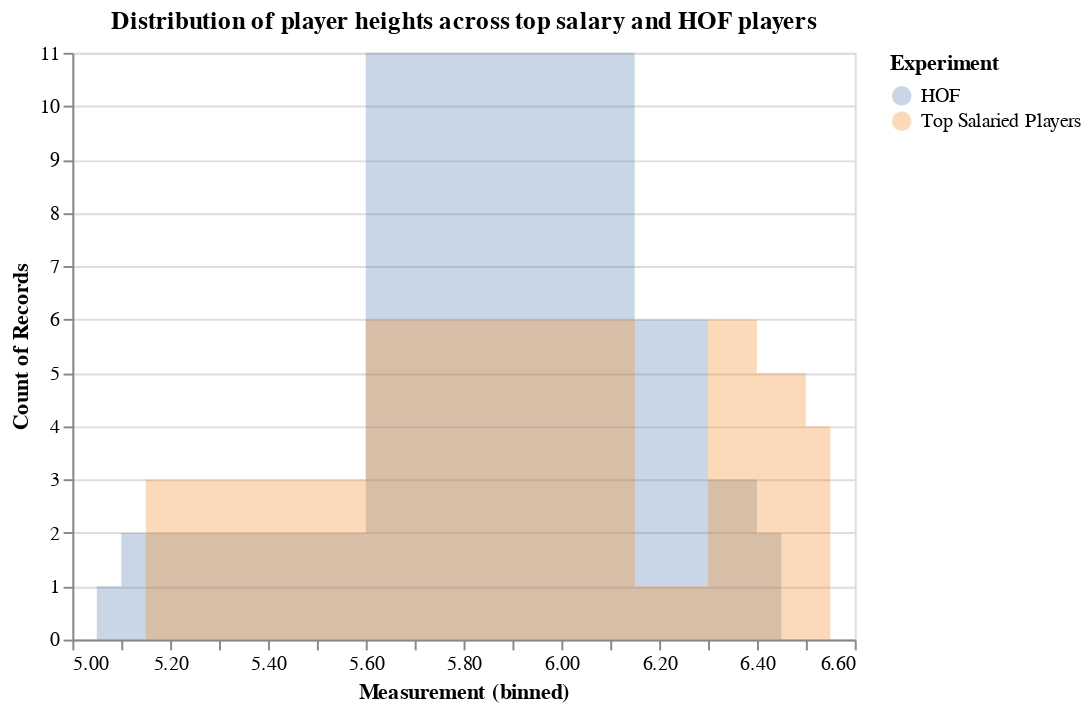

The notebook cell this image was saved under:
### Code cell
# creating dataframe with two columns and the positions as the data in the columns
exp = pd.DataFrame({"HOF": induc_heights,
                    "Top Salaried Players": sal_positions})

# passing data in to chart, and using transfrom fold method to indicate our experiment groups and what were measuring
alt.Chart(exp).transform_fold(
    ['HOF', 'Top Salaried Players'],
    as_=['Experiment', 'Measurement']
).mark_area(
    opacity=0.3,
    interpolate='step' # lowering opacity to see both distributions and setting interpolate to step for stepped visual
).encode(
    alt.X('Measurement:Q', bin=alt.Bin(maxbins=25)),# Using height binned as x-axis, setting max to 25 bins
    alt.Y('count()', stack=None), # using count() to get count of each height as y-axis
    alt.Color('Experiment:N') # setting color as experiment to differentiate colors
).properties(
    title='Distribution of player heights across top salary and HOF players') # setting title with .properties method

## Top Salary players have more of a uniform distribution, 
## while the majortiy of HOF players lie in the 5'6 to 6'1 range
## Top salary players also have more players with greater heights, which is expected as the average height has changed over the years

### Figure 1 — Vega-Lite specification as saved in the notebook (floating-point values rounded to 4 significant figures)
{"config": {"view": {"continuousWidth": 400, "continuousHeight": 300}}, "data": {"name": "data-d65c920e86a95e3ad98693ac6c9b7ae8"}, "mark": {"type": "area", "interpolate": "step", "opacity": 0.3}, "encoding": {"color": {"type": "nominal", "field": "Experiment"}, "x": {"type": "quantitative", "bin": {"maxbins": 25}, "field": "Measurement"}, "y": {"type": "quantitative", "aggregate": "count", "stack": null}}, "title": "Distribution of player heights across top salary and HOF players", "transform": [{"fold": ["HOF", "Top Salaried Players"], "as": ["Experiment", "Measurement"]}], "$schema": "https://vega.github.io/schema/vega-lite/v4.8.1.json", "datasets": {"data-d65c920e86a95e3ad98693ac6c9b7ae8": [{"HOF": 6.0, "Top Salaried Players": 6.3}, {"HOF": 5.11, "Top Salaried Players": 6.3}, {"HOF": 6.3, "Top Salaried Players": 6.4}, {"HOF": 6.2, "Top Salaried Players": 6.3}, {"HOF": 6.0, "Top Salaried Players": 6.3}, {"HOF": 6.0, "Top Salaried Players": 6.6}, {"HOF": 6.4, "Top Salaried Players": 5.11}, {"HOF": 6.2, "Top Salaried Players": 6.1}, {"HOF": 6.3, "Top Salaried Players": 5.11}, {"HOF": 6.2, "Top Salaried Players": 6.5}, {"HOF": 6.4, "Top Salaried Players": 6.4}, {"HOF": 6.2, "Top Salaried Players": 6.3}, {"HOF": 6.0, "Top Salaried Players": 6.4}, {"HOF": 6.3, "Top Salaried Players": 6.4}, {"HOF": 6.2, "Top Salaried Players": 6.5}, {"HOF": 6.0, "Top Salaried Players": 6.4}, {"HOF": 5.1, "Top Salaried Players": 6.1}, {"HOF": 6.0, "Top Salaried Players": 6.1}, {"HOF": 6.1, "Top Salaried Players": 6.3}, {"HOF": 6.0, "Top Salaried Players": 6.0}, {"HOF": 6.0, "Top Salaried Players": 5.11}, {"HOF": 5.11, "Top Salaried Players": 6.0}, {"HOF": 6.0, "Top Salaried Players": 6.6}, {"HOF": 6.2, "Top Salaried Players": 6.0}, {"HOF": 6.1, "Top Salaried Players": 6.2}]}}
